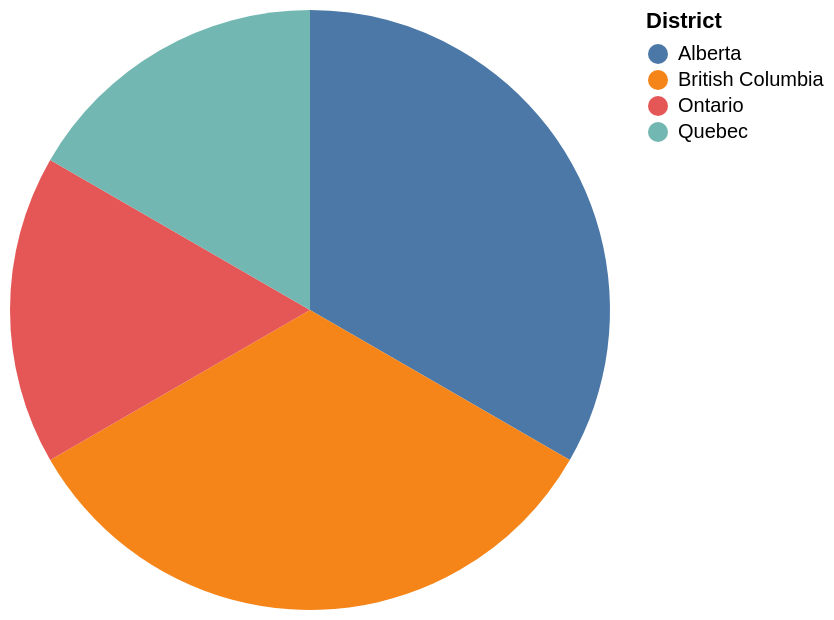

Describe this chart as a Vega-Lite specification.
### Vega-Lite specification from a JSON file in a GitHub repository (floating-point values rounded to 4 significant figures)
{"data": {"values": [{"x_data": "Alberta", "y_data": 2}, {"x_data": "British Columbia", "y_data": 2}, {"x_data": "Ontario", "y_data": 1}, {"x_data": "Quebec", "y_data": 1}]}, "mark": "arc", "encoding": {"theta": {"field": "y_data", "type": "quantitative", "title": "COUNT(District)"}, "color": {"field": "x_data", "type": "nominal", "title": "District"}}}
